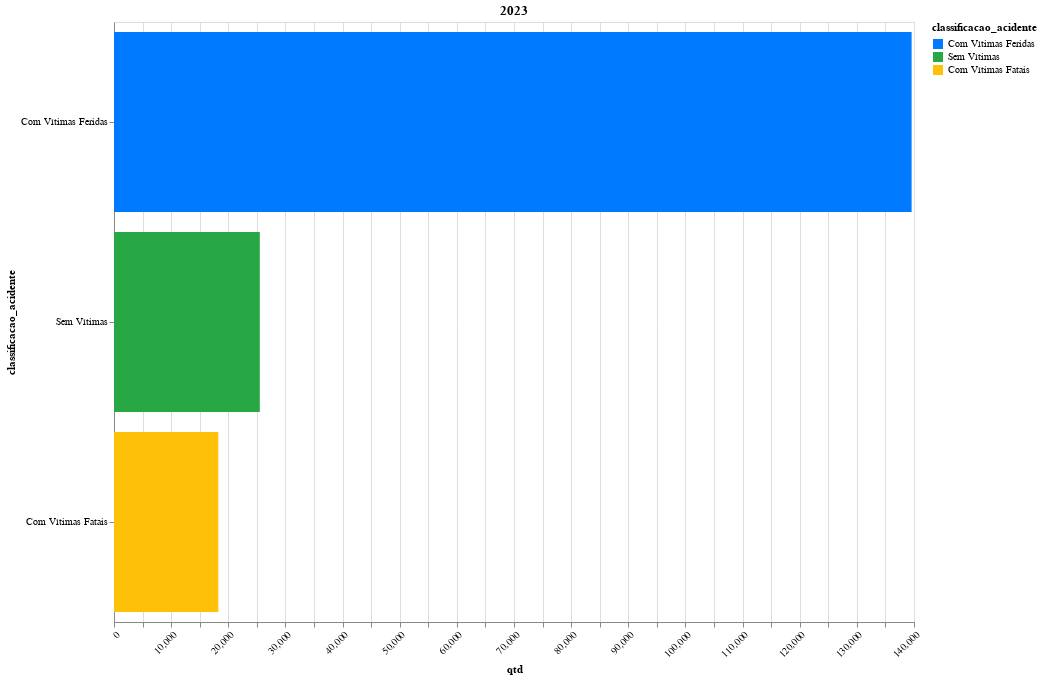

This figure's notebook cell:
### Code cell
df_filtrado_classif = df_acidentes_classificacao_geral[(df_acidentes_classificacao_geral['ano'] == '2023')]
df_filtrado_classif

gera_grafico_por_classificacao('2023', df_filtrado_classif)

### Figure 1 — Vega-Lite specification as saved in the notebook (floating-point values rounded to 4 significant figures)
{"config": {"view": {"continuousWidth": 300, "continuousHeight": 300}}, "data": {"name": "data-32c66b3d55600eb41e2fd98bf2959b4e"}, "mark": {"type": "bar"}, "encoding": {"color": {"field": "classificacao_acidente", "scale": {"domain": ["Com Vítimas Feridas", "Sem Vítimas", "Com Vítimas Fatais"], "range": ["#007bff", "#28a745", "#ffc107", "#dc3545", "#6c757d", "#d95b43", "#5bc0de", "#4caf50", "#ffeb3b", "#c497d9", "#00BFFF", "#32CD32", "#FF00FF", "#FFA500", "#5A87E8", "#00CED1", "#FF7F50", "#228B22", "#FFD700", "#000080", "#FF1493", "#4B0082", "#8A2BE2", "#7FFF00", "#00FFFF", "#008000"]}, "type": "nominal"}, "tooltip": [{"field": "classificacao_acidente", "type": "nominal"}, {"field": "qtd", "type": "quantitative"}], "x": {"axis": {"labelAngle": -45}, "field": "qtd", "type": "quantitative"}, "y": {"axis": {"labelLimit": 200}, "field": "classificacao_acidente", "sort": "-x", "type": "nominal"}}, "height": 600, "params": [{"name": "param_1", "select": {"type": "interval", "encodings": ["x", "y"]}, "bind": "scales"}], "title": "2023", "width": 800, "$schema": "https://vega.github.io/schema/vega-lite/v5.17.0.json", "datasets": {"data-32c66b3d55600eb41e2fd98bf2959b4e": [{"classificacao_acidente": "Com Vítimas Feridas", "qtd": 139581, "ano": "2023"}, {"classificacao_acidente": "Sem Vítimas", "qtd": 25517, "ano": "2023"}, {"classificacao_acidente": "Com Vítimas Fatais", "qtd": 18254, "ano": "2023"}]}}
